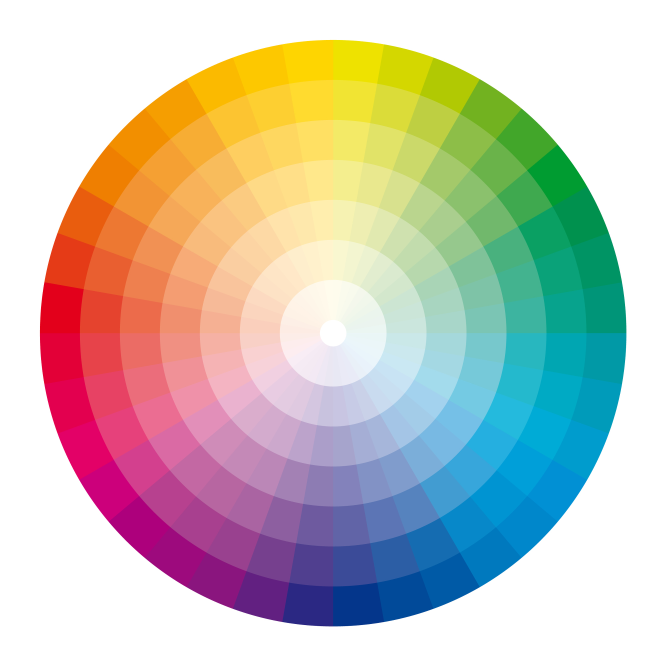
//> input picture ejercicios/ej1/color_wheel.jpg, 2000 x 2000 px (shown at 1/3 size)
$ ./backcanny ../ej1/color_wheel.jpg   (built with g++ and OpenCV 4)
//> lines starting //> are read from the running program, lines starting //| are printed output that depends on the picture; after the words box and inside, x2 and y2 are one past the last pixel; in counts of white or black regions, pixels touching at a corner belong together
#include "opencv2/imgproc.hpp"
#include "opencv2/imgcodecs.hpp"
#include "opencv2/highgui.hpp"
#include <iostream>
using namespace cv;
using namespace std;
Mat hue;
int bins = 25;
void Hist_and_Backproj(int, void* );
int main( int argc, char* argv[] )
{
    CommandLineParser parser( argc, argv, "{@input |  | input image}" );
    Mat src = imread( parser.get<String>( "@input" ) );
//> src is the input picture: 2000 rows x 2000 cols, CV_8UC3; mean B, G, R 183.7, 194.5, 198.7
    if( src.empty() )
    {
        cout << "Could not open or find the image!\n" << endl;
        cout << "Usage: " << argv[0] << " <Input image>" << endl;
        return -1;
    }
    Mat hsv;
    cvtColor( src, hsv, COLOR_BGR2HSV );
//> hsv: 2000 rows x 2000 cols, CV_8UC3; mean H, S, V 49, 95.6, 228.7
    hue.create(hsv.size(), hsv.depth());
    int ch[] = { 0, 0 };
    mixChannels( &hsv, 1, &hue, 1, ch, 1 );
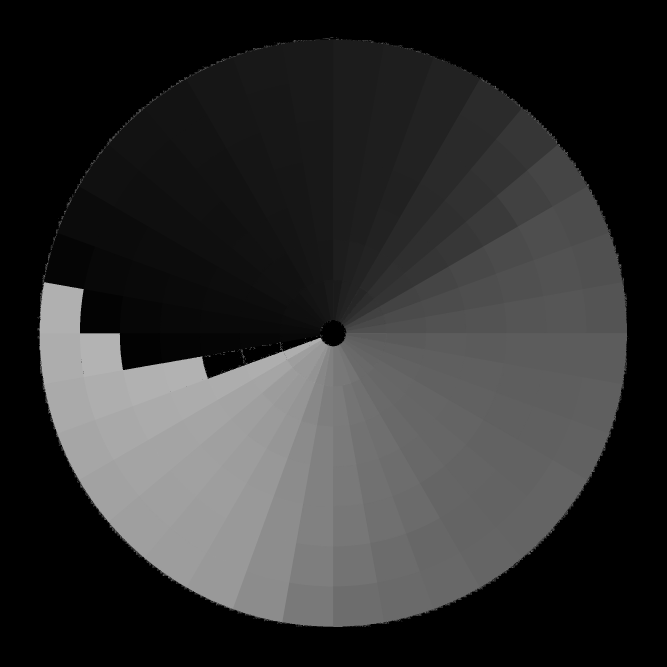
//> hue: 2000 rows x 2000 cols, CV_8UC1 (shown at 1/3 size); min 0, max 179, mean 49
    const char* window_image = "Source image";
    namedWindow( window_image );
    createTrackbar("* Hue  bins: ", window_image, &bins, 180, Hist_and_Backproj );
    Hist_and_Backproj(0, 0);
//> in Hist_and_Backproj, `calcHist( &hue, 1, 0, Mat(), hist, 1, &histSize, &ranges, true, false );`: hist = 25 values, max 1646069 at index 0, min 6747 at index 18, mean 160000
//> in Hist_and_Backproj, `normalize( hist, hist, 0, 255, NORM_MINMAX, -1, Mat() );`: hist = 25 values, max 255 at index 0, min 0 at index 18, mean 23.84
//> in Hist_and_Backproj, `calcBackProject( &hue, 1, 0, hist, backproj, &ranges, 1, true );`:
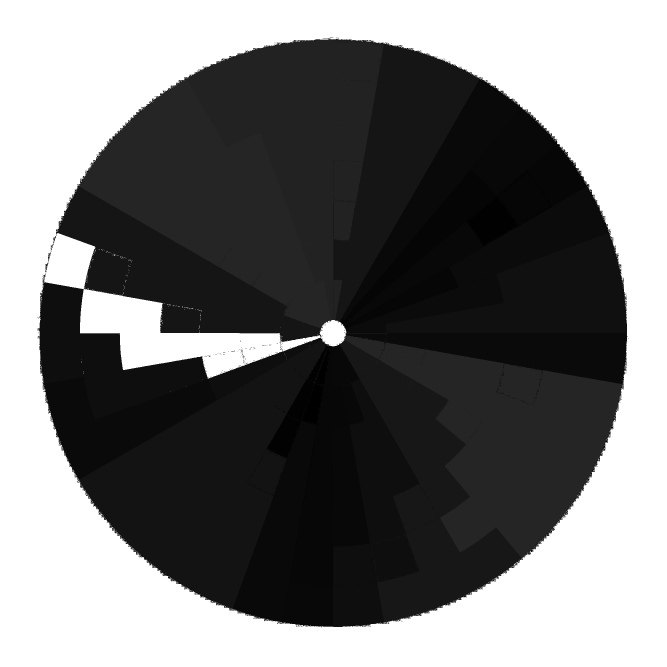
//> backproj: 2000 rows x 2000 cols, CV_8UC1 (shown at 1/3 size); min 0, max 255, mean 117.4
//> after the loop in Hist_and_Backproj, `for (int i = 0; i < bins; i++)`:
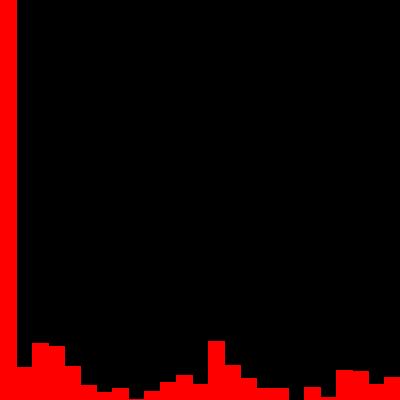
//> histImg: 400 rows x 400 cols, CV_8UC3; mean B, G, R 0, 0, 24.7
    imshow( window_image, src );


    // sobel

    // First we declare the variables we are going to use
    Mat src_gray;
    Mat grad;
    const String window_name = "Sobel Demo - Simple Edge Detector";


    int ksize = 1;
    int scale = 1;
    int delta = 1;
    int ddepth = CV_16S;


    for (;;)
    {
        // Remove noise by blurring with a Gaussian filter ( kernel size = 3 )
        GaussianBlur(src, src, Size(3, 3), 0, 0, BORDER_DEFAULT);
//> src: 2000 rows x 2000 cols, CV_8UC3; 7.67% of pixels changed, all inside (x1, y1, x2, y2) = (112, 112, 1888, 1882)
        // Convert the image to grayscale
        cvtColor(src, src_gray, COLOR_BGR2GRAY);
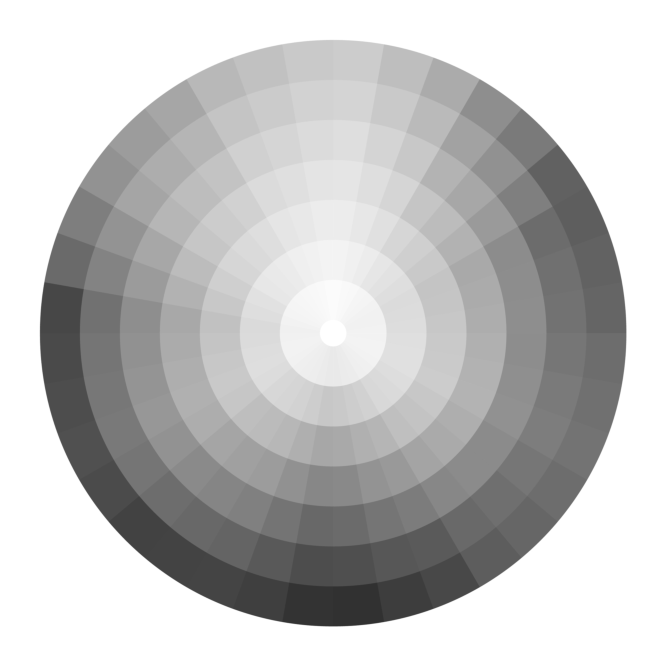
//> src_gray: 2000 rows x 2000 cols, CV_8UC1 (shown at 1/3 size); min 46, max 255, mean 194.5
        Mat grad_x, grad_y;
        Mat abs_grad_x, abs_grad_y;
        Sobel(src_gray, grad_x, ddepth, 1, 0, ksize, scale, delta, BORDER_DEFAULT);
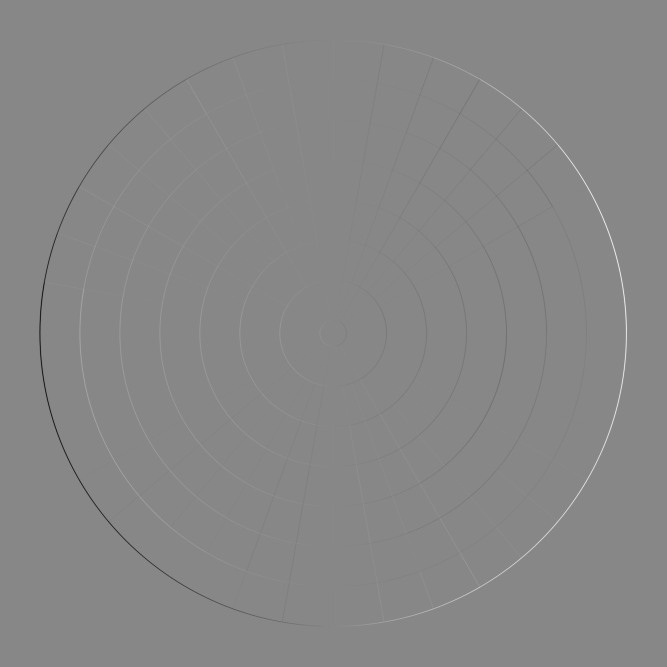
//> grad_x: 2000 rows x 2000 cols, CV_16SC1 (shown at 1/3 size); min -138, max 123, mean 1; drawn with min black and max white
        Sobel(src_gray, grad_y, ddepth, 0, 1, ksize, scale, delta, BORDER_DEFAULT);
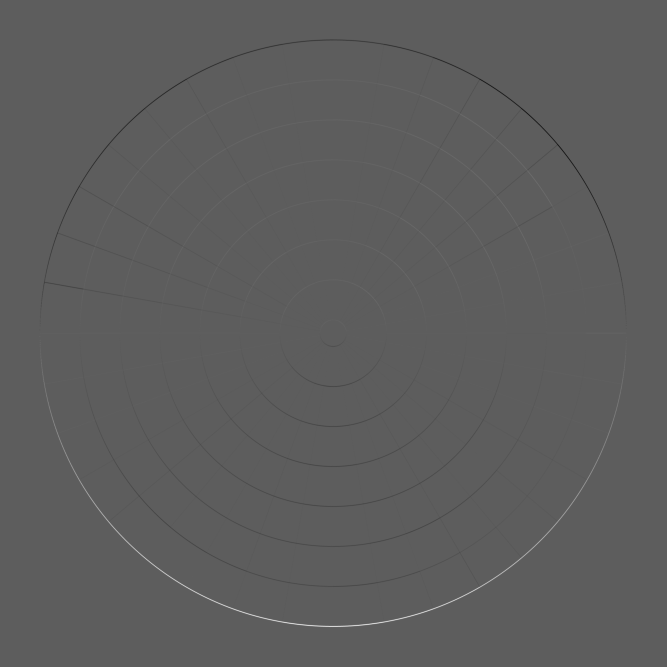
//> grad_y: 2000 rows x 2000 cols, CV_16SC1 (shown at 1/3 size); min -93, max 164, mean 1; drawn with min black and max white
        // converting back to CV_8U
        convertScaleAbs(grad_x, abs_grad_x);
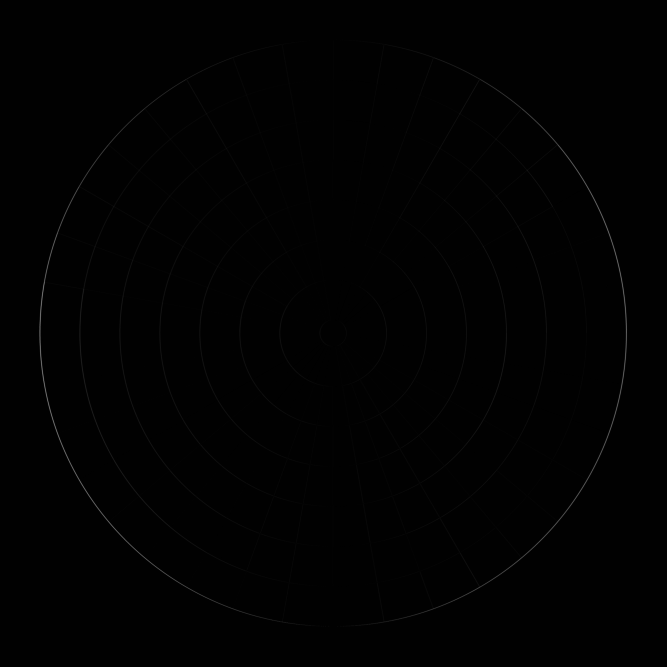
//> abs_grad_x: 2000 rows x 2000 cols, CV_8UC1 (shown at 1/3 size); min 0, max 138, mean 1.4
        convertScaleAbs(grad_y, abs_grad_y);
        addWeighted(abs_grad_x, 0.5, abs_grad_y, 0.5, 0, grad);
        imshow(window_name, grad);
        char key = (char)waitKey(0);
//> the Esc key is pressed
        if(key == 27)
        {
        return 0;
//> (the program exits here)
